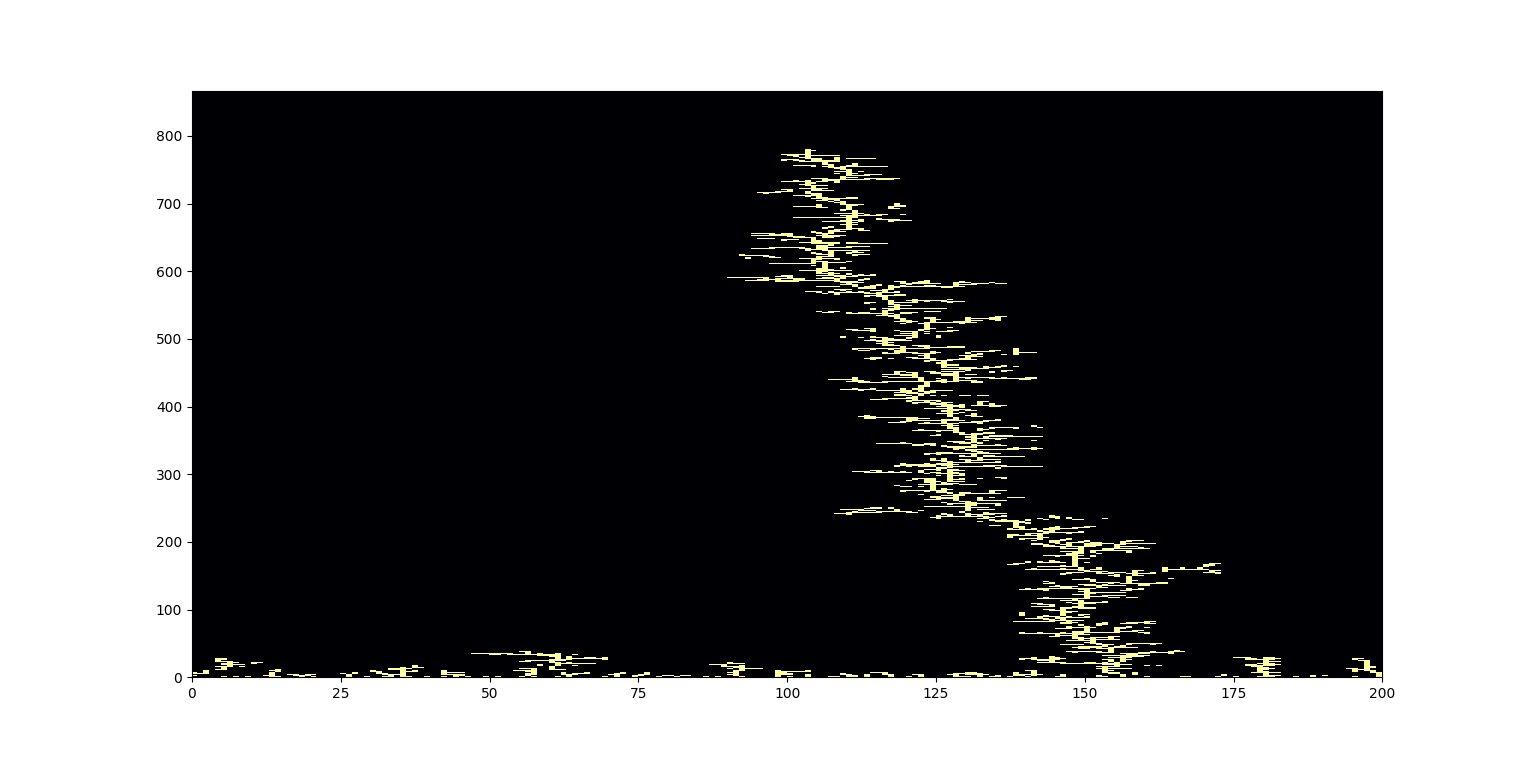

Generate this figure with Python:

import numpy as np
import matplotlib.pyplot as plt
import random
import datetime

time=datetime.datetime.now()



u=1/4  #probability of jumping up
d=1/4  #probability of jumping down
l=1/4  #probability of jumping left
r=1/4  #probability of jumping right


L=200
N=2000
grid=np.zeros(shape=(L//3,L),dtype=int)
grid[0,:]=2




def evo(grid):
    max_h=2  #'max_h' is the highest part of cluster +1!
    for n in range(N):
        current_x=random.randint(0,L-1)
        current_y=max_h
        while True:
            if max_h==(len(grid[:,0])-2):# in this part we extend boundries so that cluster will NOT reach them
                grid=np.concatenate((grid,np.zeros(shape=(L,L))),axis=0)
                #return grid
            rand=np.random.random()
            if 0<rand<u:
                current_y+=1
            elif u<rand<(u+d):
                current_y-=1
            elif (u+d)<rand<(u+d+l):
                current_x=((current_x-1)%L)
            elif (u+d+l)<rand<1:
                current_x=((current_x+1)%L)
            #below we check if particle is connected to the cluster or not
            if (grid[current_y,(current_x+1)%L]==2 or grid[current_y,(current_x-1)%L]==2 or grid[current_y+1,current_x]==2 or grid[current_y-1,current_x]==2 ):
                grid[current_y,current_x]=2
                temp=np.copy(grid[current_y,:])
                if len(temp[(temp==2)])==1:
                    max_h+=1
                break
            if current_y>(max_h):
                current_x=random.randint(0,L-1)
                current_y=max_h
            if max_h==len(grid[:,0]):
                grid=np.concatenate((grid,np.zeros(shape=(L,L))),axis=0)
    return grid
                
                
         
grid=evo(grid)
plt.pcolor(grid, cmap='inferno')
            
plt.show()
